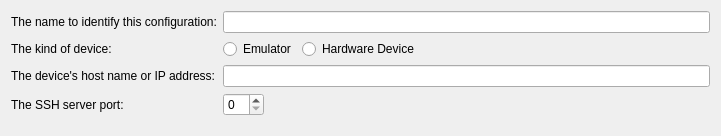
<?xml version="1.0" encoding="UTF-8"?>
<ui version="4.0">
 <class>Madde::Internal::MaemoDeviceConfigWizardStartPage</class>
 <widget class="QWizardPage" name="Madde::Internal::MaemoDeviceConfigWizardStartPage">
  <property name="geometry">
   <rect>
    <x>0</x>
    <y>0</y>
    <width>721</width>
    <height>136</height>
   </rect>
  </property>
  <property name="windowTitle">
   <string>WizardPage</string>
  </property>
  <layout class="QFormLayout" name="formLayout">
   <property name="fieldGrowthPolicy">
    <enum>QFormLayout::AllNonFixedFieldsGrow</enum>
   </property>
   <item row="0" column="0">
    <widget class="QLabel" name="nameLabel">
     <property name="text">
      <string>The name to identify this configuration:</string>
     </property>
    </widget>
   </item>
   <item row="0" column="1">
    <widget class="QLineEdit" name="nameLineEdit"/>
   </item>
   <item row="1" column="0">
    <widget class="QLabel" name="typeLabel">
     <property name="text">
      <string>The kind of device:</string>
     </property>
    </widget>
   </item>
   <item row="1" column="1">
    <layout class="QHBoxLayout" name="horizontalLayout_2">
     <item>
      <widget class="QRadioButton" name="emulatorButton">
       <property name="text">
        <string>Emulator</string>
       </property>
      </widget>
     </item>
     <item>
      <widget class="QRadioButton" name="hwButton">
       <property name="text">
        <string>Hardware Device</string>
       </property>
      </widget>
     </item>
     <item>
      <spacer name="horizontalSpacer_2">
       <property name="orientation">
        <enum>Qt::Horizontal</enum>
       </property>
       <property name="sizeHint" stdset="0">
        <size>
         <width>40</width>
         <height>20</height>
        </size>
       </property>
      </spacer>
     </item>
    </layout>
   </item>
   <item row="2" column="0">
    <widget class="QLabel" name="hostNameLabel">
     <property name="text">
      <string>The device's host name or IP address:</string>
     </property>
    </widget>
   </item>
   <item row="2" column="1">
    <widget class="QLineEdit" name="hostNameLineEdit"/>
   </item>
   <item row="3" column="0">
    <widget class="QLabel" name="sshPortLabel">
     <property name="text">
      <string>The SSH server port:</string>
     </property>
    </widget>
   </item>
   <item row="3" column="1">
    <layout class="QHBoxLayout" name="horizontalLayout_3">
     <item>
      <widget class="QSpinBox" name="sshPortSpinBox"/>
     </item>
     <item>
      <spacer name="horizontalSpacer_3">
       <property name="orientation">
        <enum>Qt::Horizontal</enum>
       </property>
       <property name="sizeHint" stdset="0">
        <size>
         <width>40</width>
         <height>20</height>
        </size>
       </property>
      </spacer>
     </item>
    </layout>
   </item>
  </layout>
 </widget>
 <resources/>
 <connections/>
</ui>
